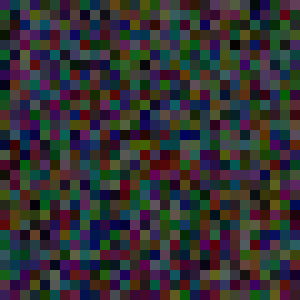
Frame 1 (no input)
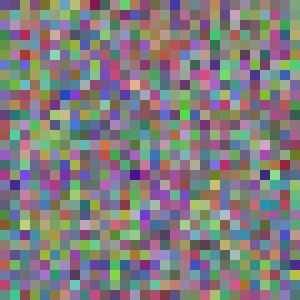
Frame 60 (the mouse pressed at the canvas centre just before this capture)
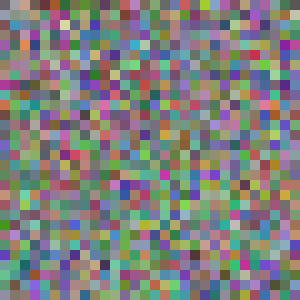
Frame 120 (the mouse held since frame 60 and released just before this capture)

The Processing sketch that drew these frames (run headless with seeded random() and noise(); from frame 60 on, the mouse is pressed at the canvas centre):

// Processing sketch: loop_8
// ── loop_8.pde
void setup() {
  size(300, 300);
  background(0);
}

void draw() {
    
  for(int l = 0; l < width; l+=10){
    for(int a = 0; a < height; a+=10){
      fill(random(255), random(255), random(255), 100);
      noStroke();
      rect(l, a, 10, 10); 
    }     
  }

}
